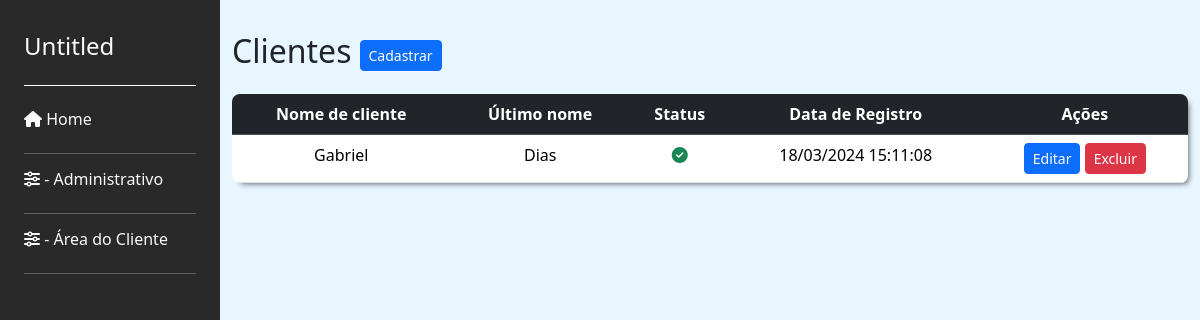
/user/listar_clientes/, run on the app's committed database.
### user/models.py (models this page shows, shortened)
class Cliente(models.Model):
    user = models.OneToOneField(User, on_delete=models.CASCADE)
    rg = models.CharField(max_length=20, blank=True, null=True)
    cpf = models.CharField(max_length=14, blank=True, null=True)
    telefone = models.CharField(max_length=15, blank=True, null=True)
    data_nascimento = models.DateField(null=False)
    GENERO_CHOICES = (
        ('M', 'Masculino'),
        ('F', 'Feminino'),
        ('O', 'Outro')
    )
    genero = models.CharField(max_length=1, choices=GENERO_CHOICES)
    update_at = models.DateTimeField(auto_now=True)
    created_at = models.DateTimeField(auto_now_add=True)

### user/views.py (the view)
# urls.py: path('listar_clientes/', listar_clientes, name='listar_clientes'),
def listar_clientes(request):
    clientes = Cliente.objects.all()
    return render(request, 'cliente/listar_clientes.html', {'clientes': clientes, **sidebar(request)})  # noqa

### trip/views.py (called while the page is built)
def sidebar(request):
    is_adm = request.user.groups.filter(name='ADM').exists()
    is_cliente = request.user.groups.filter(name='Cliente').exists()
    return {'is_adm': is_adm, 'is_cliente': is_cliente}

### user/templates/cliente/listar_clientes.html (shortened to what this page needs)
{% extends 'base.html' %}
{% block content %}
<div class="main-content" id="mainContent">
  <div class="d-flex align-items-center">
    <h2 class="me-2">Clientes</h2>
    <a href="{% url 'user:cadastrar_cliente' %}">
      <button class="btn btn-sm btn-primary">Cadastrar</button>
    </a>
  </div>
  <div class="table-container mt-3">
    <table class="table  text-center" style="margin-bottom: 0;">
      <thead class="table-dark">
        <tr>
          <th>Nome de cliente</th>
          <th>Último nome</th>
          <th>Status</th>
          <th>Data de Registro</th>
          <th>Ações</th>
        </tr>
      </thead>
      <tbody>
        {% for cliente in clientes %}
          <tr>
            <td>{{ cliente.user.first_name }}</td>
            <td>{{ cliente.user.last_name }}</td>
            <td>
              {% if cliente.user.is_active %}
                <i class="fa-solid fa-circle-check text-success"></i>
              {% else %}
                <i class="fa-solid fa-circle-xmark text-danger"></i>
              {% endif %}
            </td>
            <td>{{ cliente.user.date_joined|date:"d/m/Y H:i:s" }}</td>
            <td>
              <button type="button" class="btn btn-sm btn-primary" data-bs-toggle="modal" data-bs-target="#editModal{{ cliente.id }}">
                Editar
              </button>
              <button type="button" class="btn btn-sm btn-danger" data-bs-toggle="modal" data-bs-target="#deleteModal{{ cliente.id }}">
                Excluir
              </button>
            </td>
          </tr>
        {% endfor %}
      </tbody>
    </table>
  </div>
</div>
{% endblock content %}

### base_static/css/styles.css (style rules this page uses)
body { margin: 0; padding: 0; box-sizing: border-box; font-family: 'Arial', sans-serif; }
.table-container { border-radius: 8px; overflow: hidden; box-shadow: 4px 4px 6px -4px rgba(0,0,0,0.75); }
.main-content { transition: margin-left 0.3s ease; }

### data on the page
Cliente: user.first_name "Gabriel", user.last_name "Dias", user.date_joined "18/03/2024 15:11:08"
